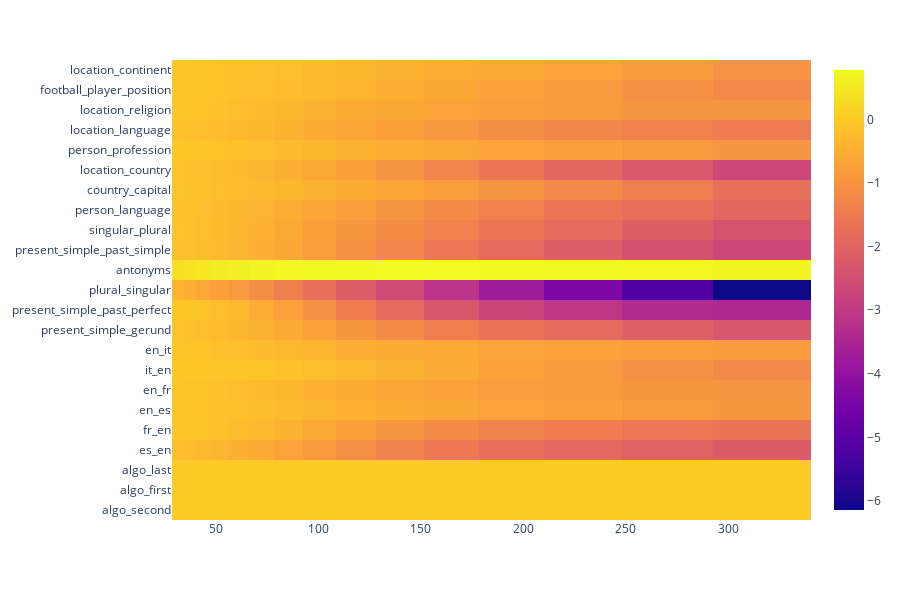

Write notebook code for a chart like this one.
### Code cell
feature = 13692

heatmap = np.zeros((len(task_names), 15))

for i, task_name in enumerate(task_names):
    losses, base_loss = positive_task_losses_testing[(task_name, feature)]
    # print(task_name, base_loss[0])
    if task_name.startswith("algo"):
        continue
    # if base_loss[1] < 0.4:
    #     continue
    # negative_task_losses_testing[(task_name, feature)]
    heatmap[i] =  float(base_loss[0]) - np.array([float(loss) for loss, _  in losses])
    heatmap[i] = heatmap[i] / float(base_loss[0])
    # heatmap[i] = heatmap[i] / float(base_loss[1])
# clipped = np.maximum(heatmap, 0)
# heatmap /= clipped.mean(axis=0)
# print(clipped.mean(0).shape)

px.imshow(heatmap, x=np.logspace(1.5, 2.5, 15), y=task_names, height=600)

### Figure 1 — Plotly figure (JSON) as saved in the notebook; plotly's stock layout.template omitted (floating-point values rounded to 4 significant figures; data arrays with more than 128 entries replaced by an {"elided": "..."} marker saying what was removed)
{"data": [{"coloraxis": "coloraxis", "hovertemplate": "x: %{x}<br>y: %{y}<br>color: %{z}<extra></extra>", "name": "0", "type": "heatmap", "x": [31.62, 37.28, 43.94, 51.79, 61.05, 71.97, 84.83, 100, 117.9, 138.9, 163.8, 193.1, 227.6, 268.3, 316.2], "xaxis": "x", "y": ["location_continent", "football_player_position", "location_religion", "location_language", "person_profession", "location_country", "country_capital", "person_language", "singular_plural", "present_simple_past_simple", "antonyms", "plural_singular", "present_simple_past_perfect", "present_simple_gerund", "en_it", "it_en", "en_fr", "en_es", "fr_en", "es_en", "algo_last", "algo_first", "algo_second"], "yaxis": "y", "z": {"elided": "23x15 float values"}}], "layout": {"coloraxis": {"colorscale": [[0, "#0d0887"], [0.1111, "#46039f"], [0.2222, "#7201a8"], [0.3333, "#9c179e"], [0.4444, "#bd3786"], [0.5556, "#d8576b"], [0.6667, "#ed7953"], [0.7778, "#fb9f3a"], [0.8889, "#fdca26"], [1, "#f0f921"]]}, "height": 600, "margin": {"t": 60}, "xaxis": {"anchor": "y", "constrain": "domain", "domain": [0, 1], "scaleanchor": "y"}, "yaxis": {"anchor": "x", "autorange": "reversed", "constrain": "domain", "domain": [0, 1]}}}
